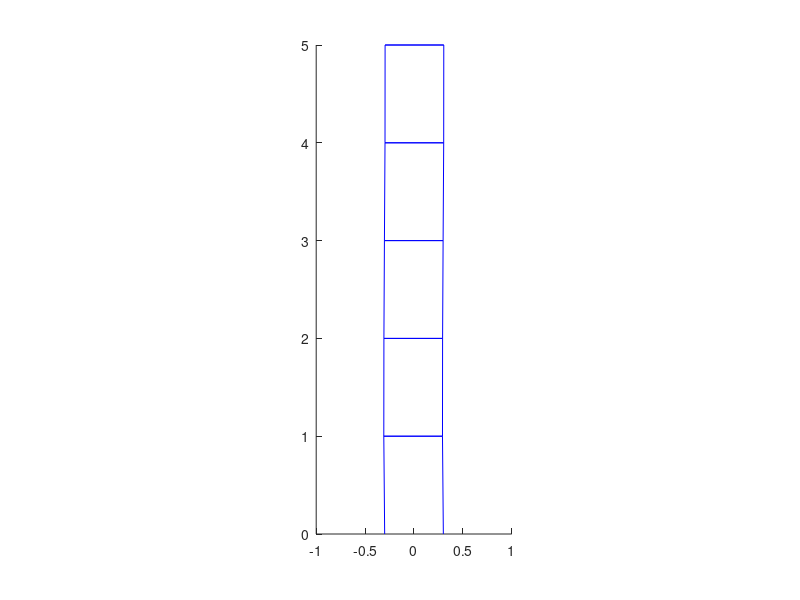
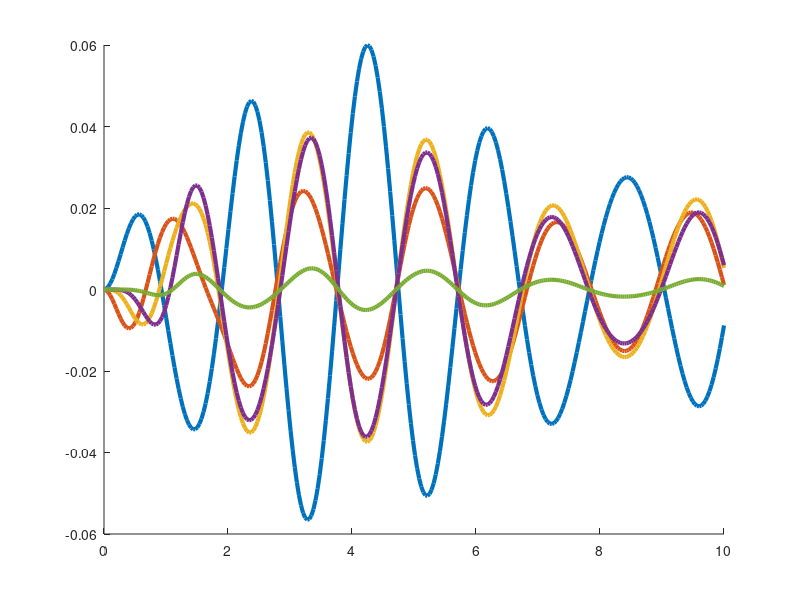

Here is the MATLAB script that generated these plots, in order: (Note: this script raises an error after producing the figures.)
% Written by Tan Jin Chun (32194471)
% Last Modified: 12/5/22
% Q3d

clear all;close all;clc

%parameters
% Initializing my parameters (Instructions given in the assignment sheet)
% My student ID is 32194471
N = 5;
m = 100*[9,4,4,7,1]; % part (a) and later part (e)
k = 10000*ones(1,N); % part (a) and later part (e)
c = 200*ones(1,N);   % part (a) and later part (e)

%PS you may need to add more lines here to complete part (e). Please
%indicate these new lines with a comment.

% Using diag to create diagonal matrices
M = diag(m);                                                     % part (a)
K = diag(-k-[k(2:end),0]) + diag(k(2:end),1) + diag(k(2:end),-1);% part (a)
C = diag(-c-[c(2:end),0]) + diag(c(2:end),1) + diag(c(2:end),-1);% part (a)

% Given Values
a = 0.3; omega = 3;
f = @(t) [a*cos(omega*t);zeros(N-1,1)];

% X'' = M^{-1}KX + M^(-1)CX'+F, X(0)=0 and X'(0)=0
% Rewrite this equation so that it is in the form x' = [X;X']' = Ax + F(t)
% by finding A (I have supplied F and the initial condition for you)
A = [zeros(N,N),eye(N,N); M^(-1)*K,M^(-1)*C]; % part (a)
F = @(t) [zeros(N,1); f(t)];

%initial condition
x0 = zeros(2*N,1);

%rate of change of state x
RHS = @(x,t) A*x + F(t);

%solver parameters and domain  
Nt = 300;
tmax = 10;
t = linspace(0,tmax,Nt);
dt = t(2)-t(1);
x = zeros(2*N,Nt); %here we store the solution at each timestep in separate (Nt) columns
 
 %set initial condition to solution in first column
 x(:,1) = x0;

 %iterate Eulers method for every timestep and later iterate Heun's method
 %for accuracy.

 % Changed the code here from part(c) to Heun's Method
 for i = 2:Nt 

     grad_A = RHS(x(:,i-1),t(i-1)); % part (d)
     newpred_x = x(:,i-1) + dt*grad_A;
     grad_B = RHS(newpred_x,t(i));
     x(:,i) = x(:,i-1) + dt/2 * (grad_A + grad_B); % part (b) and then part (d) (two different codes, you will probably use more than one line for part (d))

 end
 
 % No Changes Made to the code below except for "displacement" and
 % rectification of xpos and also the addition of two yline to indicate the
 % threshold
 %Create animation of building --- you do not need to touch this.
 xpos = x(1:N,:);
 halfwidth = 0.3;
  figure(1),
 for i = 1:Nt
    cla, hold on
     plot(xpos(:,i)-halfwidth,[1:N],'b')
     plot(xpos(:,i)+halfwidth,[1:N],'b')
     plot([0, xpos(1,i)]+halfwidth,[0, 1],'b')
     plot([0, xpos(1,i)]-halfwidth,[0, 1],'b')
     for j = 1:N
         plot([xpos(j,i)+halfwidth, xpos(j,i)-halfwidth],[j, j],'b')
         plot([xpos(j,i)+halfwidth, xpos(j,i)-halfwidth],[j, j],'b')
     end
     
     axis equal
     xlim([-1 1])
     ylim([0 N])
 drawnow
 end
 
 
 %Create figure showing the inter-floor displacement from each floor to the
 %floor below it (in the case of Floor 1, it is the displacement of Floor 1
 %compared to the ground).
 figure (2)
 cla
 hold on
 displacement = x(1:N,:) - [zeros(1,Nt); x(1:N-1,:)]; %part c
 for i = 1:N
     plot(t' ,displacement(i,:),'LineWidth',3)
 end
 newcolors = {'#F00','#F80','#FF0','#0B0','#00F'};
 colororder(newcolors)

 % Added Code
 yline(0.04,'k--','Threshold', 'LineWidth',2);
 yline(-0.04,'k--','Threshold','LineWidth',2);
 legend('Floor 1','Floor 2','Floor 3','Floor 4','Floor 5','Positive Threshold','Negative Threshold');